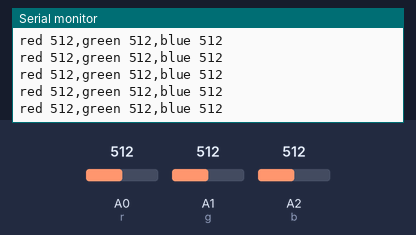
The sketch below on a simulated Arduino Uno, built with avr-gcc and run on an emulated ATmega328P. Parts: the last lines printed to the serial monitor. Inputs (shaded band) come from the test bench; at power-on: A0 (r) = 512, A1 (g) = 512, A2 (b) = 512.

Above: at 5.7 s.
5.8 s: A0 (r) set to 983
At 5.86 s:
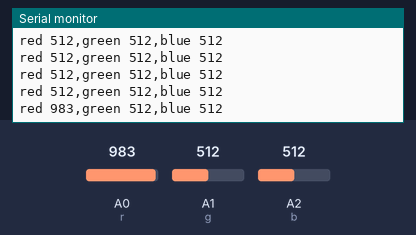
8.8 s: A0 (r) set to 1007
At 8.89 s:
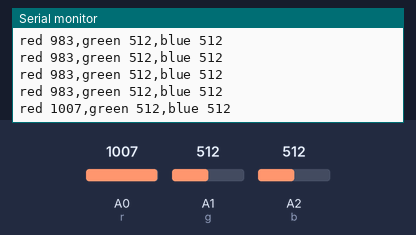
Timing chart, 0 to 11.8 s (numbered marks = the images above; inputs shaded):
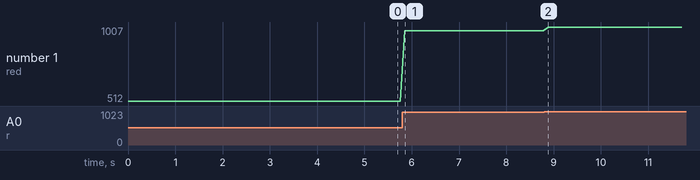

Measured:
- after the input at 5.8 s, the serial monitor: prints a new line after 0.05 s (image 1)
- after the input at 8.8 s, the serial monitor: prints a new line after 0.08 s (image 2)
- plotted number 1: 512 → 983 after the input at 5.8 s, 983 → 1007 after the input at 8.8 s

The sketch:

rgb_sensor.ino
```cpp
#define r A0
#define g A1
#define b A2
void setup() {
  // put your setup code here, to run once:
pinMode(r,INPUT);
pinMode(g,INPUT);
pinMode(b,INPUT);
Serial.begin(9600);
}

void loop() {
  Serial.print("red ");
  Serial.print(analogRead(r));

  Serial.print(",green ");
  Serial.print(analogRead(g));

  Serial.print(",blue ");
  Serial.println(analogRead(b));
  delay(100);
  // put your main code here, to run repeatedly:

}
```
